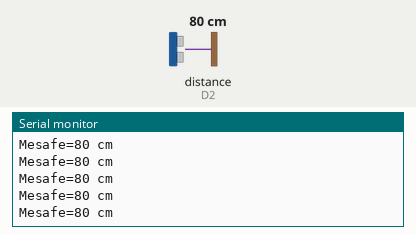
Recording of a sketch running on a simulated ESP8266 (NodeMCU). Shown: the last lines printed to the serial monitor. Wiring (inferred from the names in the program): ultrasonic range finder: trigger D1; echo D2. Inputs (shaded band) come from the test bench; at power-on: distance to the obstacle (sensor on D2) 80 cm. The echo pulse lasts 58.3 µs per cm; WiFi joins after 1.5 s; servers stay silent unless stated.

Above: at 3.0 s.
3.1 s: distance to the obstacle (sensor on D2) set to 2 cm
At 4.2 s:
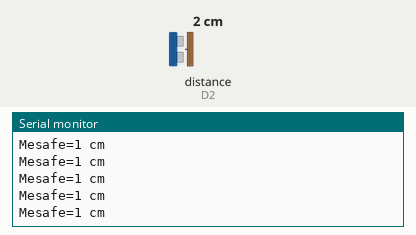
4.6 s: distance to the obstacle (sensor on D2) set to 4 cm
At 5.4 s:
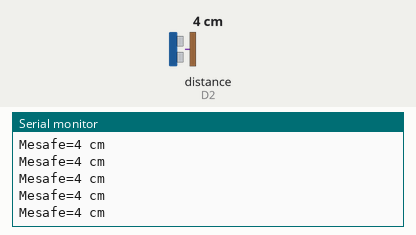
Timing chart, 0 to 6.4 s (numbered marks = the images above; inputs shaded):
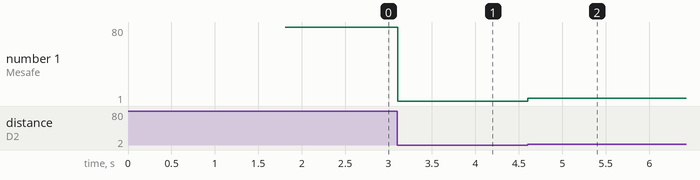

The sketch:

gy_NodeMCU_HCSR04_Blynk.ino
```cpp
/*
 * gungor 15/01/2019
*/
#define BLYNK_PRINT Serial
#include <ESP8266WiFi.h>
#include <BlynkSimpleEsp8266.h>

const int trigPin = D1;
const int echoPin = D2;
long sure =0;
int  mesafe=0;

// You should get Auth Token in the Blynk App.
char auth[] = "e0430f3213b34c858b64938eac23a410"; //YourToken
// Your WiFi credentials.
char ssid[] = "Lavender"; //YourNetworkName
char pass[] = "5335921602"; //YourPassword

void setup() {
  pinMode(trigPin, OUTPUT);
  pinMode(echoPin, INPUT);
  Serial.begin(115200);
  Blynk.begin(auth, ssid, pass);
}

void loop() {
  digitalWrite(trigPin,LOW);
  delayMicroseconds(10);
  digitalWrite(trigPin,HIGH);
  delayMicroseconds(10);
  digitalWrite(trigPin,LOW);
  sure = pulseIn(echoPin,HIGH);
  //mesafe  = sure*0.34/2 / 10 ;   //cm
   mesafe = (sure/2) / 29.1;
  delayMicroseconds(200);
  Blynk.virtualWrite(V1,mesafe);
  Serial.println(String("Mesafe=")+mesafe+ String(" cm"));
  Blynk.run();
}
```

Measured:
- after the input at 3.1 s, the serial monitor: prints a new line at once (image 1)
- after the input at 4.6 s, the serial monitor: prints a new line at once (image 2)
- plotted number 1: 80 → 1 after the input at 3.1 s, 1 → 4 after the input at 4.6 s
